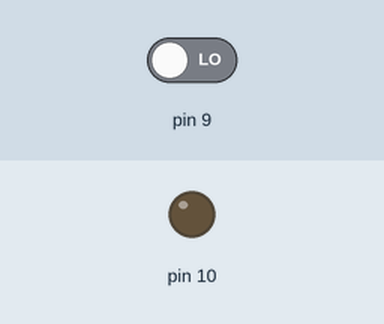
Simulated run of this sketch. Board: Arduino Uno, built with avr-gcc and run on an emulated ATmega328P. On the bench: output pins drawn as LEDs (lit = HIGH). The inputs (shaded band) are chosen by the test bench; at power-on: pin 9 LOW. What the sketch prints to the serial monitor is not drawn.

Above: at 1.2 s.
1.3 s: pin 9 driven HIGH
At 1.7 s:
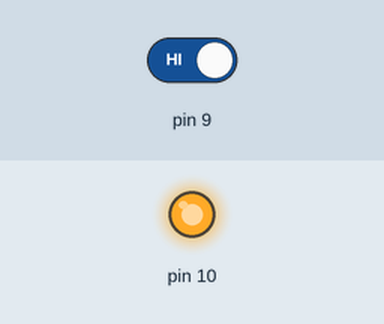
2.8 s: pin 9 driven LOW
At 4.1 s:
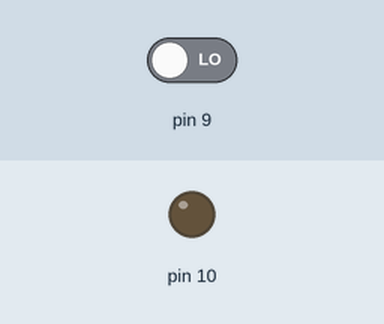
Timing chart, 0 to 5.8 s (numbered marks = the images above; inputs shaded):
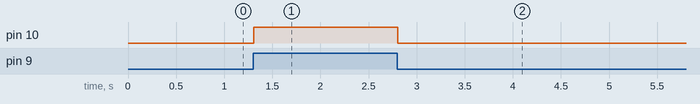

Measured:
- after the input at 1.3 s, pin 10: LOW → HIGH at once
- after the input at 2.8 s, pin 10: HIGH → LOW at once

The sketch:

_led_using_switch1.ino
```cpp
// C++ code
//
void setup()
{
  Serial.begin(9600);
  pinMode(9,INPUT);
  pinMode(10, OUTPUT);
}

void loop()
{
  int c;
  c=digitalRead(9);
  Serial.println(c);
  if (c==1)
  {
    digitalWrite(10,HIGH);
  }
  else if(c==0)
  {
    digitalWrite(10,LOW);
  }
}
```
